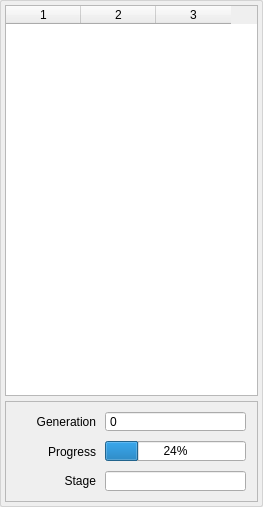
<?xml version="1.0" encoding="UTF-8"?>
<ui version="4.0">
 <class>EvolutionWindow</class>
 <widget class="QFrame" name="EvolutionWindow">
  <property name="geometry">
   <rect>
    <x>0</x>
    <y>0</y>
    <width>263</width>
    <height>507</height>
   </rect>
  </property>
  <property name="minimumSize">
   <size>
    <width>263</width>
    <height>378</height>
   </size>
  </property>
  <property name="windowTitle">
   <string>Evolution</string>
  </property>
  <property name="styleSheet">
   <string notr="true">#EvolutionWindow
{
border: 1px solid lightgray;
border-radius: 2px;
}
</string>
  </property>
  <property name="frameShape">
   <enum>QFrame::StyledPanel</enum>
  </property>
  <property name="frameShadow">
   <enum>QFrame::Plain</enum>
  </property>
  <layout class="QVBoxLayout" name="verticalLayout">
   <property name="spacing">
    <number>5</number>
   </property>
   <property name="leftMargin">
    <number>4</number>
   </property>
   <property name="topMargin">
    <number>4</number>
   </property>
   <property name="rightMargin">
    <number>4</number>
   </property>
   <property name="bottomMargin">
    <number>4</number>
   </property>
   <item>
    <widget class="QTableWidget" name="history">
     <property name="autoFillBackground">
      <bool>false</bool>
     </property>
     <property name="frameShape">
      <enum>QFrame::StyledPanel</enum>
     </property>
     <property name="frameShadow">
      <enum>QFrame::Plain</enum>
     </property>
     <property name="autoScroll">
      <bool>true</bool>
     </property>
     <property name="autoScrollMargin">
      <number>16</number>
     </property>
     <property name="editTriggers">
      <set>QAbstractItemView::NoEditTriggers</set>
     </property>
     <property name="alternatingRowColors">
      <bool>true</bool>
     </property>
     <property name="selectionMode">
      <enum>QAbstractItemView::SingleSelection</enum>
     </property>
     <property name="selectionBehavior">
      <enum>QAbstractItemView::SelectRows</enum>
     </property>
     <property name="showGrid">
      <bool>true</bool>
     </property>
     <property name="gridStyle">
      <enum>Qt::DotLine</enum>
     </property>
     <property name="wordWrap">
      <bool>false</bool>
     </property>
     <property name="cornerButtonEnabled">
      <bool>false</bool>
     </property>
     <property name="rowCount">
      <number>0</number>
     </property>
     <property name="columnCount">
      <number>3</number>
     </property>
     <attribute name="horizontalHeaderVisible">
      <bool>true</bool>
     </attribute>
     <attribute name="horizontalHeaderDefaultSectionSize">
      <number>75</number>
     </attribute>
     <attribute name="horizontalHeaderHighlightSections">
      <bool>true</bool>
     </attribute>
     <attribute name="horizontalHeaderStretchLastSection">
      <bool>false</bool>
     </attribute>
     <attribute name="verticalHeaderDefaultSectionSize">
      <number>25</number>
     </attribute>
     <attribute name="verticalHeaderStretchLastSection">
      <bool>false</bool>
     </attribute>
     <column/>
     <column/>
     <column/>
    </widget>
   </item>
   <item>
    <widget class="QFrame" name="frame_3">
     <property name="sizePolicy">
      <sizepolicy hsizetype="Preferred" vsizetype="Preferred">
       <horstretch>0</horstretch>
       <verstretch>0</verstretch>
      </sizepolicy>
     </property>
     <property name="minimumSize">
      <size>
       <width>221</width>
       <height>101</height>
      </size>
     </property>
     <property name="frameShape">
      <enum>QFrame::StyledPanel</enum>
     </property>
     <property name="frameShadow">
      <enum>QFrame::Plain</enum>
     </property>
     <widget class="QSpinBox" name="generation">
      <property name="geometry">
       <rect>
        <x>100</x>
        <y>10</y>
        <width>141</width>
        <height>21</height>
       </rect>
      </property>
      <property name="wrapping">
       <bool>false</bool>
      </property>
      <property name="frame">
       <bool>true</bool>
      </property>
      <property name="readOnly">
       <bool>true</bool>
      </property>
      <property name="buttonSymbols">
       <enum>QAbstractSpinBox::NoButtons</enum>
      </property>
      <property name="keyboardTracking">
       <bool>false</bool>
      </property>
      <property name="showGroupSeparator" stdset="0">
       <bool>true</bool>
      </property>
      <property name="maximum">
       <number>1000000</number>
      </property>
     </widget>
     <widget class="QLabel" name="label">
      <property name="geometry">
       <rect>
        <x>10</x>
        <y>10</y>
        <width>81</width>
        <height>21</height>
       </rect>
      </property>
      <property name="text">
       <string>Generation</string>
      </property>
      <property name="alignment">
       <set>Qt::AlignRight|Qt::AlignTrailing|Qt::AlignVCenter</set>
      </property>
     </widget>
     <widget class="QProgressBar" name="progress">
      <property name="geometry">
       <rect>
        <x>100</x>
        <y>40</y>
        <width>141</width>
        <height>20</height>
       </rect>
      </property>
      <property name="value">
       <number>24</number>
      </property>
     </widget>
     <widget class="QLabel" name="label_2">
      <property name="geometry">
       <rect>
        <x>10</x>
        <y>40</y>
        <width>81</width>
        <height>21</height>
       </rect>
      </property>
      <property name="text">
       <string>Progress</string>
      </property>
      <property name="alignment">
       <set>Qt::AlignRight|Qt::AlignTrailing|Qt::AlignVCenter</set>
      </property>
     </widget>
     <widget class="QLabel" name="label_3">
      <property name="geometry">
       <rect>
        <x>10</x>
        <y>70</y>
        <width>81</width>
        <height>20</height>
       </rect>
      </property>
      <property name="text">
       <string>Stage</string>
      </property>
      <property name="alignment">
       <set>Qt::AlignRight|Qt::AlignTrailing|Qt::AlignVCenter</set>
      </property>
     </widget>
     <widget class="QLineEdit" name="stage">
      <property name="geometry">
       <rect>
        <x>100</x>
        <y>70</y>
        <width>141</width>
        <height>20</height>
       </rect>
      </property>
      <property name="font">
       <font>
        <pointsize>9</pointsize>
       </font>
      </property>
      <property name="readOnly">
       <bool>true</bool>
      </property>
     </widget>
    </widget>
   </item>
  </layout>
 </widget>
 <resources/>
 <connections/>
</ui>
